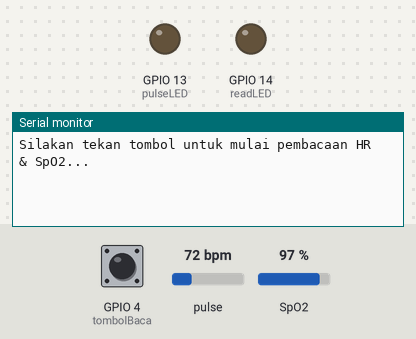
A sketch run on a simulated ESP32. Parts: output pins drawn as LEDs (lit = HIGH), the last lines printed to the serial monitor. The inputs (shaded band) are chosen by the test bench; at power-on: GPIO 4 (tombolBaca) HIGH, pulse 72 bpm, SpO2 97 %.

Above: at 1.2 s.
1.3 s: GPIO 4 (tombolBaca) pulled LOW for 0.15 s
At 1.7 s:
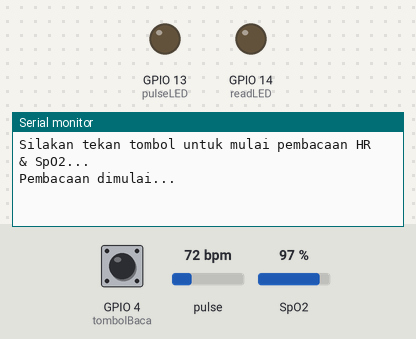
At 6.9 s:
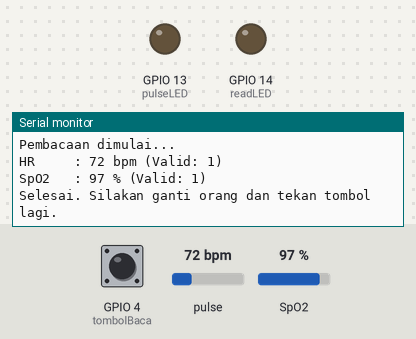

Measured:
- after the input at 1.3 s, the serial monitor: prints a new line at once (image 1)

The sketch:

Deteksi_New_3.ino
```cpp
#include <Wire.h>
#include "MAX30105.h"
#include "spo2_algorithm.h"

MAX30105 particleSensor;

#define MAX_BRIGHTNESS 255
#define tombolBaca 4 // Pin tombol

#if defined(__AVR_ATmega328P__) || defined(__AVR_ATmega168__)
uint16_t irBuffer[100];
uint16_t redBuffer[100];
#else
uint32_t irBuffer[100];
uint32_t redBuffer[100];
#endif

int32_t bufferLength;
int32_t spo2;
int8_t validSPO2;
int32_t heartRate;
int8_t validHeartRate;

byte pulseLED = 13;
byte readLED = 14;

void setup()
{
  Serial.begin(115200);

  pinMode(pulseLED, OUTPUT);
  pinMode(readLED, OUTPUT);
  pinMode(tombolBaca, INPUT_PULLUP); // Tombol aktif LOW
  Wire.begin(21, 22); // ESP32 default: SDA=21, SCL=22

  if (!particleSensor.begin(Wire, I2C_SPEED_FAST))
  {
    Serial.println(F("Sensor tidak ditemukan. Cek kabel dan power."));
    while (1);
  }

  byte ledBrightness = 60;
  byte sampleAverage = 4;
  byte ledMode = 2;
  byte sampleRate = 100;
  int pulseWidth = 411;
  int adcRange = 4096;

  particleSensor.setup(ledBrightness, sampleAverage, ledMode, sampleRate, pulseWidth, adcRange);

  Serial.println("Silakan tekan tombol untuk mulai pembacaan HR & SpO2...");
}

void loop()
{
  if (digitalRead(tombolBaca) == LOW)
  {
    Serial.println("Pembacaan dimulai...");
    delay(500); // debounce

    ambilDataHRSpO2();

    Serial.println("Selesai. Silakan ganti orang dan tekan tombol lagi.\n");
    delay(2000); // jeda sebelum kembali ke loop
  }
}

void ambilDataHRSpO2()
{
  bufferLength = 100;

  for (byte i = 0 ; i < bufferLength ; i++)
  {
    while (!particleSensor.available())
      particleSensor.check();

    redBuffer[i] = particleSensor.getRed();
    irBuffer[i] = particleSensor.getIR();
    particleSensor.nextSample();
  }

  maxim_heart_rate_and_oxygen_saturation(irBuffer, bufferLength, redBuffer,
                                         &spo2, &validSPO2, &heartRate, &validHeartRate);

  // Tampilkan hasil
  Serial.print("HR     : ");
  Serial.print(heartRate);
  Serial.print(" bpm (Valid: ");
  Serial.print(validHeartRate);
  Serial.println(")");

  Serial.print("SpO2   : ");
  Serial.print(spo2);
  Serial.print(" % (Valid: ");
  Serial.print(validSPO2);
  Serial.println(")");
}
```
